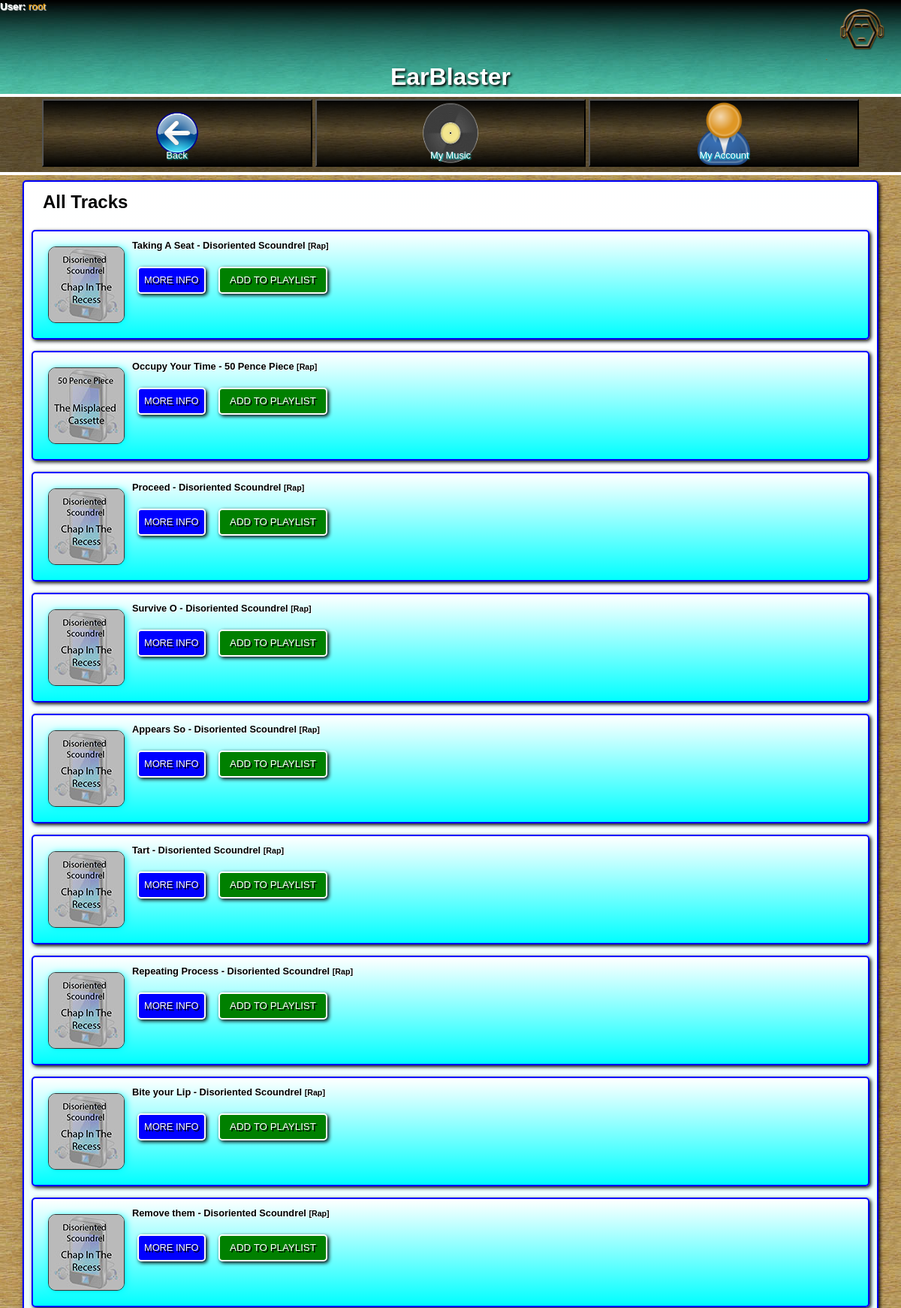
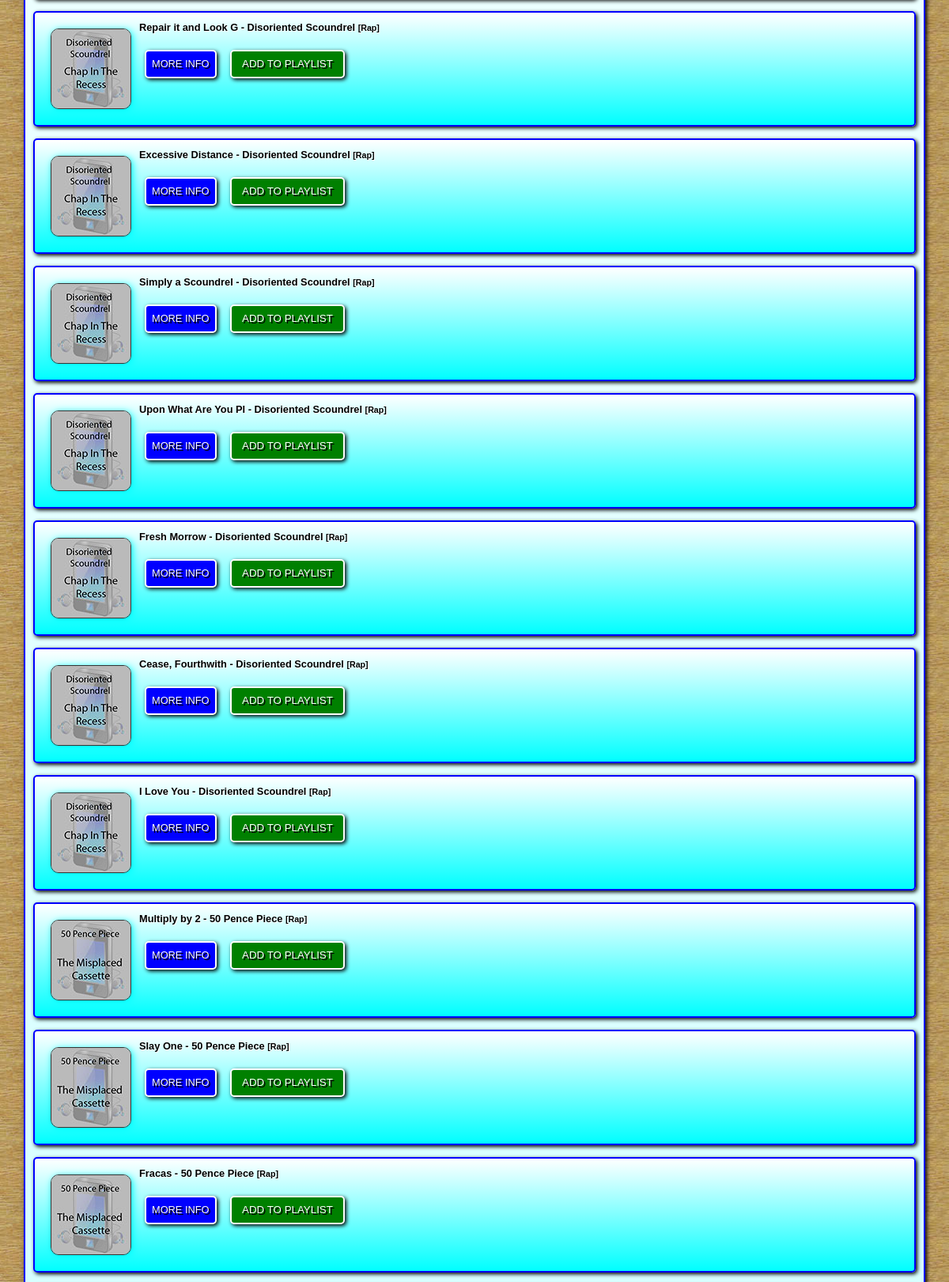
Page /allTracks.php (signed in, upper part) on the committed database (2 pictures, top to bottom).
### tables this page shows
CREATE TABLE IF NOT EXISTS `tracks` (
  `track_id` int(11) NOT NULL AUTO_INCREMENT,
  `artist` varchar(100) NOT NULL,
  `album` varchar(100) NOT NULL DEFAULT '',
  `description` text NOT NULL,
  `name` varchar(40) NOT NULL DEFAULT '0.00',
  `genre` varchar(50) NOT NULL,
  `image` varchar(100) NOT NULL,
  `thumb` varchar(100) NOT NULL,
  `sample` varchar(100) NOT NULL,
  PRIMARY KEY (`track_id`)
);

### php/displayAllTracks.php (the view, shortened to what this page needs)
<?php
$sql="SELECT * FROM tracks";
$result=mysql_query($sql);
while ($row = mysql_fetch_array($result, MYSQL_ASSOC)) {
	echo '
		   	<div class="trackItem">
            <img src="' . $row["thumb"] . '" width="100px" height="100px" class="trackImage" alt="' . $row["name"] . ' image">
           <p class="trackTitle">' . $row["name"] . ' - ' . $row["artist"] . ' <small>[' . $row["genre"] . ']</small></p>
            <a class="buttonBlue" href="track.php?trackid=' . $row["track_id"] . '"> MORE INFO </a>
		<div class="dropdownMenuP">
  		<button class="dropButtonP">ADD TO PLAYLIST</button>
  			<div class="dropdownContentP">';
  			echo '
			</div>
		</div>
			<div class="clearfloat"></div>
        	</div>
	';
}
?>

### style.css (style rules this page uses)
html { margin:0; padding:0; height:100%; text-shadow:1px 1px 1px white; }
body { font: 100%/1.4 Verdana, Arial, Helvetica, sans-serif; background: url(images/background.jpg) repeat; margin: 0; padding: 0; height:100%; word-wrap:break-word; }
h1, h2, h3, h4, h5, h6, p { margin-top: 0; padding-right: 15px; padding-left: 15px; }
a:link { color:#03F; text-decoration:none; }
.buttonBlue { border-radius:5px; background-color:blue; border:2px solid white; padding:7px; margin:7px; color:white; box-shadow: 2px 2px 5px black; text-decoration: none; overflow: hidden; cursor: pointer; text-shadow:2px 2px black; font-family:Verdana, Geneva, sans-serif; display:inline-block; }
.trackBlock a { color:white; text-decoration:none; }
.trackItem { background: linear-gradient(to bottom, rgba(255,255,255,1) 0%,rgba(0,255,255,1) 100%); border:2px solid blue; border-radius:5px; box-shadow:2px 2px 5px black; color:#333; transition: all 0.2s ease-in-out; padding:10px; font-size:80%; margin-bottom:15px; }
.trackItem a { color:white; text-decoration:none; }
.trackTitle { color:black; font-weight:700; }
.trackImage { float:left; box-shadow:2px 2px 10px cyan; border:1px solid #333; border-radius:10px; margin:10px; }
.dropButtonP { background-color:transparent; border:0px; color:white; text-shadow:2px 2px black; font-family:Verdana, Geneva, sans-serif; }
.dropdownMenuP { border-radius:5px; background-color:green; border:2px solid white; padding:7px; margin:7px; box-shadow: 2px 2px 5px black; text-decoration: none; overflow: hidden; cursor: pointer; display:inline-block; }

### rows in the picture
tracks: thumb (picture), name "Taking A Seat", artist "Disoriented Scoundrel", genre "Rap"
tracks: thumb (picture), name "Occupy Your Time", artist "50 Pence Piece", genre "Rap"
tracks: thumb (picture), name "Proceed", artist "Disoriented Scoundrel", genre "Rap"
tracks: thumb (picture), name "Survive O", artist "Disoriented Scoundrel", genre "Rap"
tracks: thumb (picture), name "Appears So", artist "Disoriented Scoundrel", genre "Rap"
tracks: thumb (picture), name "Tart", artist "Disoriented Scoundrel", genre "Rap"
tracks: thumb (picture), name "Repeating Process", artist "Disoriented Scoundrel", genre "Rap"
tracks: thumb (picture), name "Bite your Lip", artist "Disoriented Scoundrel", genre "Rap"
tracks: thumb (picture), name "Remove them", artist "Disoriented Scoundrel", genre "Rap"
tracks: thumb (picture), name "Repair it and Look G", artist "Disoriented Scoundrel", genre "Rap"
tracks: thumb (picture), name "Excessive Distance", artist "Disoriented Scoundrel", genre "Rap"
tracks: thumb (picture), name "Simply a Scoundrel", artist "Disoriented Scoundrel", genre "Rap"
tracks: thumb (picture), name "Upon What Are You Pl", artist "Disoriented Scoundrel", genre "Rap"
tracks: thumb (picture), name "Fresh Morrow", artist "Disoriented Scoundrel", genre "Rap"
tracks: thumb (picture), name "Cease, Fourthwith", artist "Disoriented Scoundrel", genre "Rap"
tracks: thumb (picture), name "I Love You", artist "Disoriented Scoundrel", genre "Rap"
tracks: thumb (picture), name "Multiply by 2", artist "50 Pence Piece", genre "Rap"
tracks: thumb (picture), name "Slay One", artist "50 Pence Piece", genre "Rap"
tracks: thumb (picture), name "Fracas", artist "50 Pence Piece", genre "Rap"

### other values in the picture
$_SESSION["userid"] "root"
